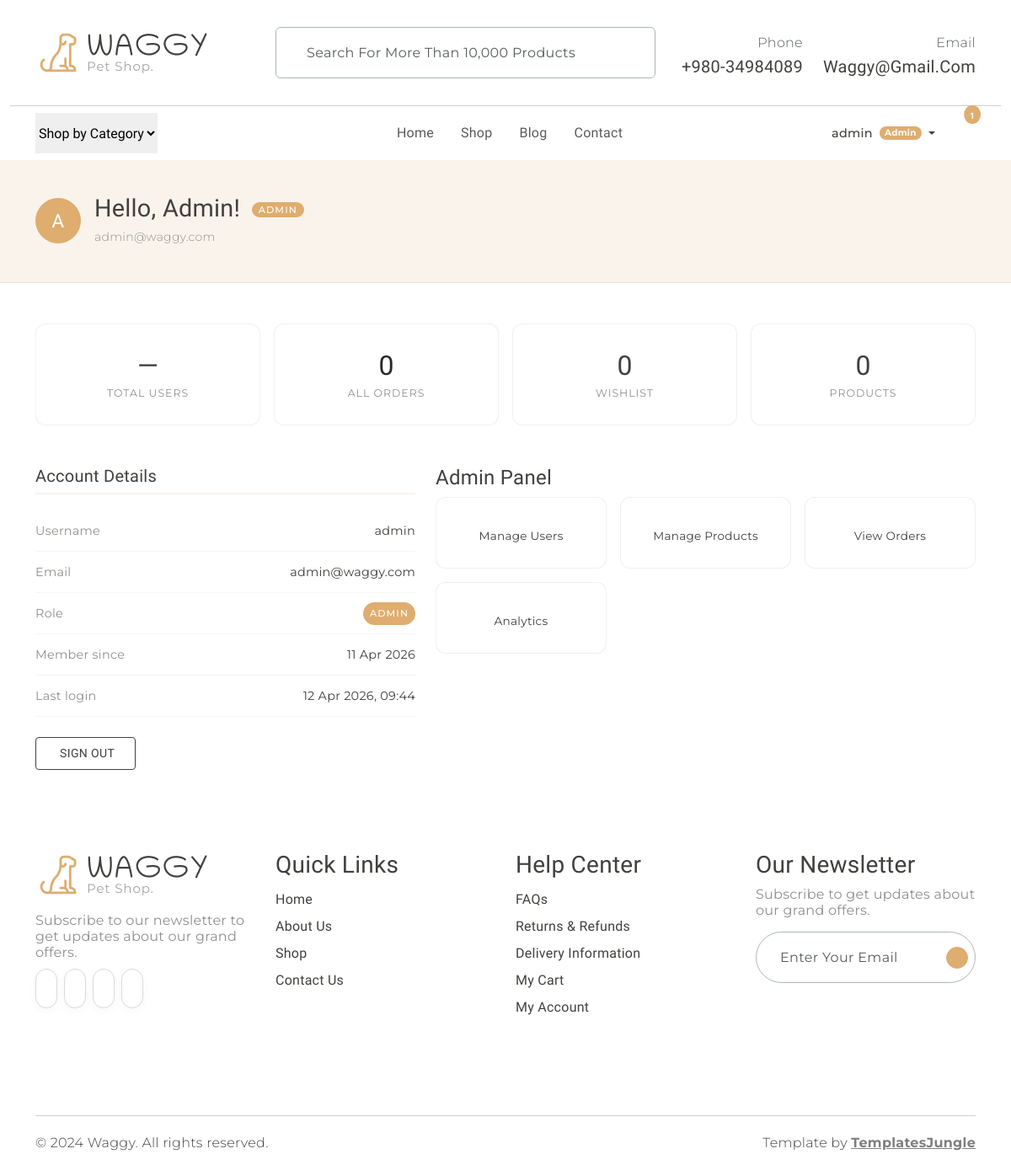
The page /dashboard (signed in) on the database as committed earlier.
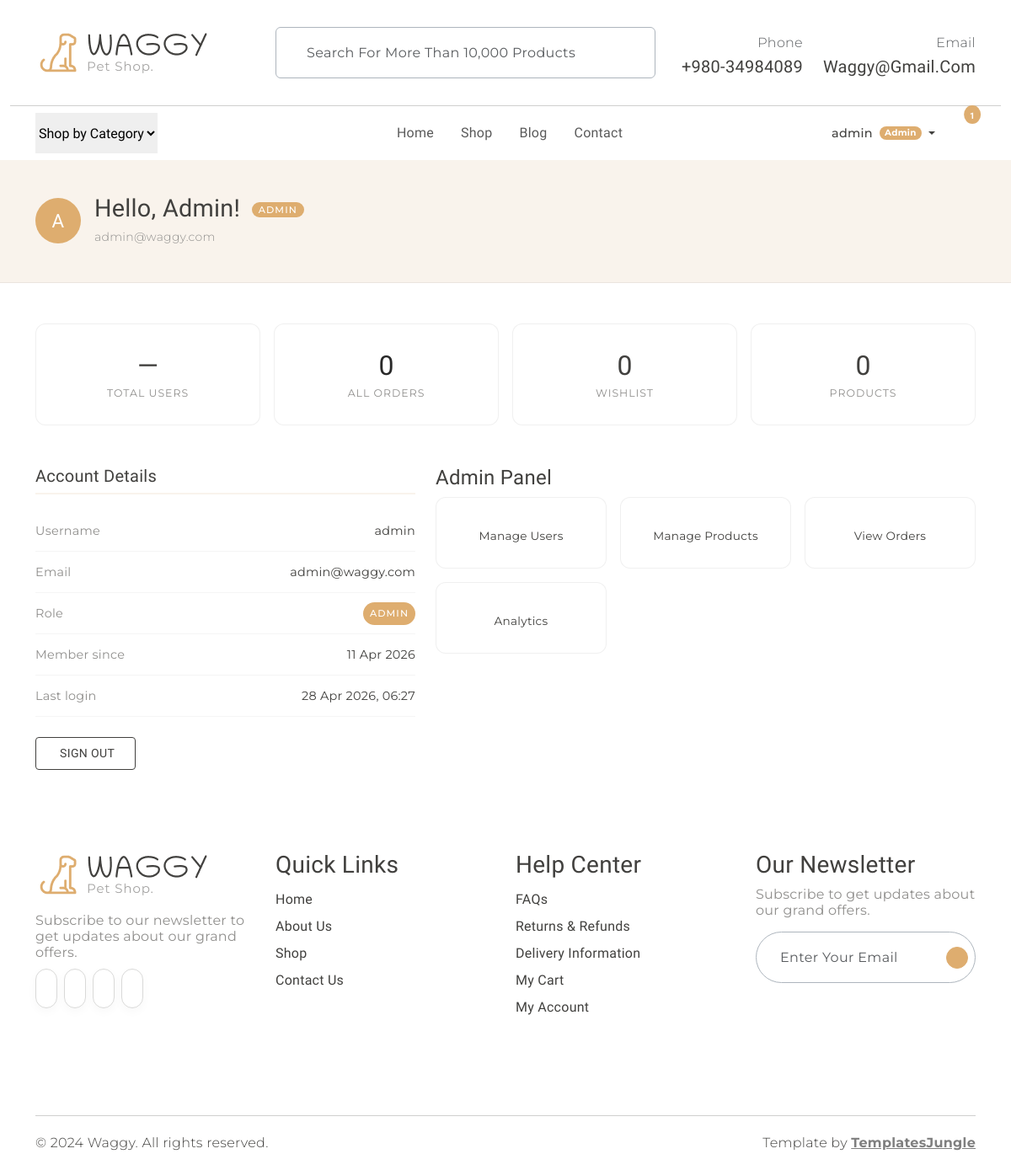
The same page on the database as committed later.
### models.py (models this page shows, shortened)
class User(UserMixin, db.Model):
    __tablename__ = "users"
    id            = db.Column(db.Integer,     primary_key=True)
    username      = db.Column(db.String(80),  unique=True, nullable=False)
    email         = db.Column(db.String(120), unique=True, nullable=False)
    password_hash = db.Column(db.String(256), nullable=False)
    role          = db.Column(db.String(20),  nullable=False, default="customer")
    is_active     = db.Column(db.Boolean,     nullable=False, default=True)
    created_at    = db.Column(db.DateTime,    nullable=False, default=datetime.utcnow)
    last_login_at = db.Column(db.DateTime,    nullable=True)
    @property
    def is_admin(self) -> bool:
        return self.role == "admin"

### app.py (the view)
    @main_bp.route("/dashboard")
    @login_required
    def dashboard():
        return render_template("dashboard.html")

### templates/dashboard.html (shortened to what this page needs)
{% extends "base.html" %}
{% block content %}
<div class="dash-hero">
  <div class="container">
    <div class="d-flex align-items-center gap-3">
      <div class="dash-avatar">{{ current_user.username[0].upper() }}</div>
      <div>
        <h2>
          Hello, {{ current_user.username }}!
          <span class="role-badge {{ current_user.role }}">
            {{ current_user.role | capitalize }}
          </span>
        </h2>
        <p class="mb-0 secondary-font" style="color: #908F8D; font-size: 0.875rem;">
          {{ current_user.email }}
        </p>
      </div>
    </div>
  </div>
</div>
<div class="container my-5">
  <div class="row g-3 mb-5">
    {% if current_user.is_admin %}
      <div class="col-6 col-md-3">
        <div class="stat-card">
          <div class="stat-value">—</div>
          <div class="stat-lbl">Total Users</div>
        </div>
      </div>
    {% endif %}
    <div class="col-6 col-md-3">
      <a href="{% if current_user.is_admin %}{{ url_for('orders.orders_list') }}{% else %}{{ url_for('orders.my_orders') }}{% endif %}"
         class="stat-card text-decoration-none d-block">
        <div class="stat-value">{{ current_user.orders | length }}</div>
        <div class="stat-lbl">{% if current_user.is_admin %}All Orders{% else %}My Orders{% endif %}</div>
      </a>
    </div>
    <div class="col-6 col-md-3">
      <div class="stat-card">
        <div class="stat-value">0</div>
        <div class="stat-lbl">Wishlist</div>
      </div>
    </div>
    <div class="col-6 col-md-3">
      <div class="stat-card">
        <div class="stat-value">0</div>
        <div class="stat-lbl">{% if current_user.is_admin %}Products{% else %}Saved Items{% endif %}</div>
      </div>
    </div>
  </div>
  <div class="row g-4">
    <div class="col-md-5 info-section">
      <h4>Account Details</h4>
      <div class="info-row">
        <span class="lbl">Username</span>
        <span>{{ current_user.username }}</span>
      </div>
      <div class="info-row">
        <span class="lbl">Email</span>
        <span>{{ current_user.email }}</span>
      </div>
      <div class="info-row">
        <span class="lbl">Role</span>
        <span class="role-badge {{ current_user.role }}">{{ current_user.role | capitalize }}</span>
      </div>
      <div class="info-row">
        <span class="lbl">Member since</span>
        <span>{{ current_user.created_at.strftime('%d %b %Y') }}</span>
      </div>
      <div class="info-row">
        <span class="lbl">Last login</span>
        <span>
          {% if current_user.last_login_at %}
            {{ current_user.last_login_at.strftime('%d %b %Y, %H:%M') }}
          {% else %}
            —
          {% endif %}
        </span>
      </div>
      <div class="mt-4">
        <a href="{{ url_for('auth.logout') }}"
           class="btn btn-outline-dark rounded-1"
           style="font-size: 0.875rem; padding: 0.5rem 1.5rem;">
          Sign Out
        </a>
      </div>
    </div>
    <div class="col-md-7">
      <h4 class="info-section">
        {% if current_user.is_admin %}Admin Panel{% else %}My Account{% endif %}
      </h4>
      <div class="row g-3">
        {% if current_user.is_admin %}
          <div class="col-6 col-sm-4">
            <a href="#" class="quick-link">
              <span>Manage Users</span>
            </a>
          </div>
          <div class="col-6 col-sm-4">
            <a href="{{ url_for('shop.change_listing') }}" class="quick-link">
              <span>Manage Products</span>
            </a>
          </div>
          <div class="col-6 col-sm-4">
            <a href="{{ url_for('orders.orders_list') }}" class="quick-link">
              <span>View Orders</span>
            </a>
          </div>
          <div class="col-6 col-sm-4">
            <a href="#" class="quick-link">
              <span>Analytics</span>
            </a>
          </div>
        {% endif %}
      </div>
    </div>
  </div>
</div>
{% endblock %}

### templates/base.html (shortened to what this page needs)
<!DOCTYPE html>
<html lang="en">
<head>
  <link rel="stylesheet" href="https://cdn.jsdelivr.net/npm/swiper@9/swiper-bundle.min.css" />
  <link href="https://cdn.jsdelivr.net/npm/bootstrap@5.3.0-alpha3/dist/css/bootstrap.min.css" rel="stylesheet"
>
  <link rel="stylesheet" href="{{ url_for('static', filename='css/normalize.css') }}">
  <link rel="stylesheet" href="{{ url_for('static', filename='css/vendor.css') }}">
  <link rel="stylesheet" href="{{ url_for('static', filename='style.css') }}">
</head>
<body>
  <header>
    <div class="container py-2">
      <div class="row py-4 pb-0 pb-sm-4 align-items-center">
        <div class="col-sm-4 col-lg-3 text-center text-sm-start">
          <a href="{{ url_for('main.index') }}">
            <img src="{{ url_for('static', filename='images/logo.png') }}" alt="Waggy" class="img-fluid">
          </a>
        </div>
        <div class="col-sm-6 offset-sm-2 offset-md-0 col-lg-5 d-none d-lg-block">
          <div class="search-bar border rounded-2 px-3 border-dark-subtle">
            <form class="text-center d-flex align-items-center"
                  action="{{ url_for('shop.search') }}" method="get">
              <input type="text" class="form-control border-0 bg-transparent"
                     placeholder="Search for more than 10,000 products"
                     name="q"
                     value="{{ request.args.get('q', '') if request.endpoint == 'shop.search' else '' }}" />
            </form>
          </div>
        </div>
        <div class="col-sm-8 col-lg-4 d-flex justify-content-end gap-4 align-items-center mt-4 mt-sm-0 justify-content-center justify-content-sm-end">
          <div class="support-box text-end d-none d-xl-block">
            <span class="fs-6 secondary-font text-muted">Phone</span>
            <h5 class="mb-0">+980-34984089</h5>
          </div>
          <div class="support-box text-end d-none d-xl-block">
            <span class="fs-6 secondary-font text-muted">Email</span>
            <h5 class="mb-0">waggy@gmail.com</h5>
          </div>
        </div>
      </div>
    </div>
    <div class="container-fluid"><hr class="m-0"></div>
    <div class="container">
      <nav class="main-menu d-flex navbar navbar-expand-lg">
        <div class="offcanvas offcanvas-end" tabindex="-1" id="offcanvasNavbar">
          <div class="offcanvas-body justify-content-between">
            <select class="filter-categories border-0 mb-0 me-5">
              <option>Shop by Category</option>
            </select>
            <ul class="navbar-nav menu-list list-unstyled d-flex gap-md-3 mb-0">
              <li class="nav-item">
                <a href="{{ url_for('main.index') }}"
                   class="nav-link {% if request.endpoint == 'main.index' %}active{% endif %}">
                  Home
                </a>
              </li>
              <li class="nav-item">
                <a href="{{ url_for('shop.index') }}"
                   class="nav-link {% if request.endpoint and request.endpoint.startswith('shop.') %}active{% endif %}">
                  Shop
                </a>
              </li>
              <li class="nav-item">
                <a href="#" class="nav-link">Blog</a>
              </li>
              <li class="nav-item">
                <a href="#" class="nav-link">Contact</a>
              </li>
            </ul>
            <div class="d-none d-lg-flex align-items-center">
              <ul class="d-flex justify-content-end list-unstyled m-0 align-items-center gap-1">
                {% if current_user.is_authenticated %}
                  <li class="nav-item dropdown">
                    <a class="nav-link dropdown-toggle d-flex align-items-center gap-1 mx-2"
                       href="#" role="button" data-bs-toggle="dropdown" aria-expanded="false">
                      <span class="secondary-font" style="font-size:0.9rem; font-weight:500;">
                        {{ current_user.username }}
                      </span>
                      {% if current_user.is_admin %}
                        <span class="badge rounded-pill bg-primary ms-1"
                              style="font-family:var(--secondary-font); font-size:0.65rem; padding:0.3em 0.6em;">
                          Admin
                        </span>
                      {% endif %}
                    </a>
                  </li>
                {% endif %}
                <li>
                </li>
                <li class="position-relative">
                  <a href="{{ url_for('cart.view_cart') }}" class="mx-2"
                     data-bs-toggle="offcanvas" data-bs-target="#offcanvasCart">
                    <span class="position-absolute translate-middle badge rounded-circle bg-primary pt-2 cart-badge"
                          style="font-size:0.65rem; top:2px; left:calc(100% - 4px);
                                 {{ 'display:none;' if cart_count == 0 }}">
                      {{ cart_count if cart_count > 0 else '' }}
                    </span>
                  </a>
                </li>
              </ul>
            </div>
          </div>
        </div>
      </nav>
    </div>
  </header>
  {% block content %}{% endblock %}
  <footer id="footer" class="my-5">
    <div class="container py-5 my-5">
      <div class="row">
        <div class="col-md-3">
          <div class="footer-menu">
            <img src="{{ url_for('static', filename='images/logo.png') }}" alt="Waggy">
            <p class="blog-paragraph fs-6 mt-3">Subscribe to our newsletter to get updates about our grand offers.</p>
            <div class="social-links">
              <ul class="d-flex list-unstyled gap-2">
                <li class="social"><a href="#"><iconify-icon class="social-icon" icon="ri:facebook-fill"></iconify-icon></a></li>
                <li class="social"><a href="#"><iconify-icon class="social-icon" icon="ri:twitter-fill"></iconify-icon></a></li>
                <li class="social"><a href="#"><iconify-icon class="social-icon" icon="ri:instagram-fill"></iconify-icon></a></li>
                <li class="social"><a href="#"><iconify-icon class="social-icon" icon="ri:youtube-fill"></iconify-icon></a></li>
              </ul>
            </div>
          </div>
        </div>
        <div class="col-md-3">
          <div class="footer-menu">
            <h3>Quick Links</h3>
            <ul class="menu-list list-unstyled">
              <li class="menu-item"><a href="{{ url_for('main.index') }}" class="nav-link">Home</a></li>
              <li class="menu-item"><a href="#" class="nav-link">About Us</a></li>
              <li class="menu-item"><a href="{{ url_for('shop.index') }}" class="nav-link">Shop</a></li>
              <li class="menu-item"><a href="#" class="nav-link">Contact Us</a></li>
            </ul>
          </div>
        </div>
        <div class="col-md-3">
          <div class="footer-menu">
            <h3>Help Center</h3>
            <ul class="menu-list list-unstyled">
              <li class="menu-item"><a href="#" class="nav-link">FAQs</a></li>
              <li class="menu-item"><a href="#" class="nav-link">Returns &amp; Refunds</a></li>
              <li class="menu-item"><a href="#" class="nav-link">Delivery Information</a></li>
              <li class="menu-item">
                <a href="{{ url_for('cart.view_cart') }}" class="nav-link">My Cart</a>
              </li>
              {% if current_user.is_authenticated %}
                <li class="menu-item"><a href="{{ url_for('main.dashboard') }}" class="nav-link">My Account</a></li>
              {% else %}
                <li class="menu-item"><a href="{{ url_for('auth.login') }}" class="nav-link">Login / Register</a></li>
              {% endif %}
            </ul>
          </div>
        </div>
        <div class="col-md-3">
          <div>
            <h3>Our Newsletter</h3>
            <p class="blog-paragraph fs-6">Subscribe to get updates about our grand offers.</p>
            <div class="search-bar border rounded-pill border-dark-subtle px-2">
              <form class="text-center d-flex align-items-center" action="" method="post">
                <input type="email" class="form-control border-0 bg-transparent" placeholder="Enter your email" />
                <iconify-icon class="send-icon" icon="tabler:location-filled"></iconify-icon>
              </form>
            </div>
          </div>
        </div>
      </div>
    </div>
  </footer>
  <div id="footer-bottom">
    <div class="container">
      <hr class="m-0">
      <div class="row mt-3">
        <div class="col-md-6 copyright">
          <p class="secondary-font">© 2024 Waggy. All rights reserved.</p>
        </div>
        <div class="col-md-6 text-md-end">
          <p class="secondary-font">
            Template by <a href="https://templatesjungle.com/" target="_blank"
              class="text-decoration-underline fw-bold text-black-50">TemplatesJungle</a>
          </p>
        </div>
      </div>
    </div>
  </div>
</body>
</html>

Rows that differ between the two databases and show on the page:
changed User "Admin": last_login_at "12 Apr 2026, 09:44" → "28 Apr 2026, 06:27"
